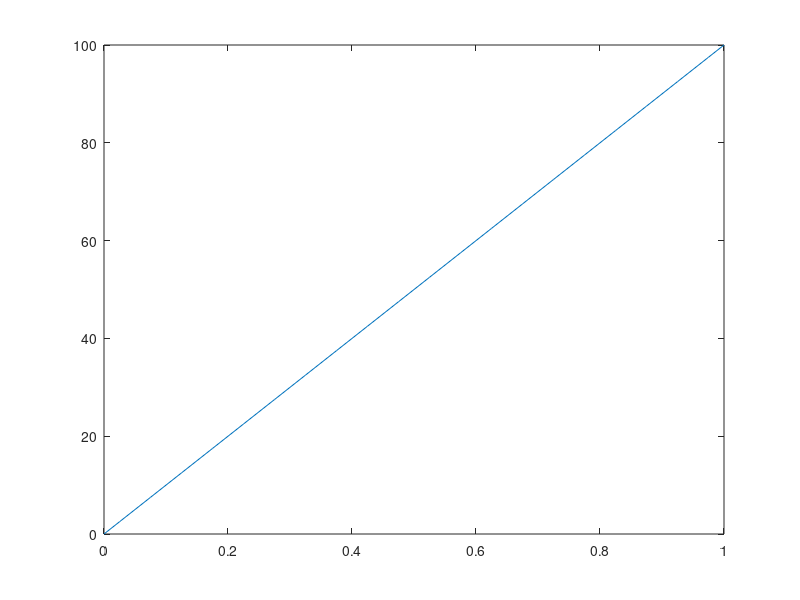

Source code (MATLAB):
data = load ("explicit.txt");
p = size(data);
n = p(1,2);
start = 1/(2*(n-2));
x = linspace(start,1-start,n-2);

y = [0, x, 1];
plot(y,data);